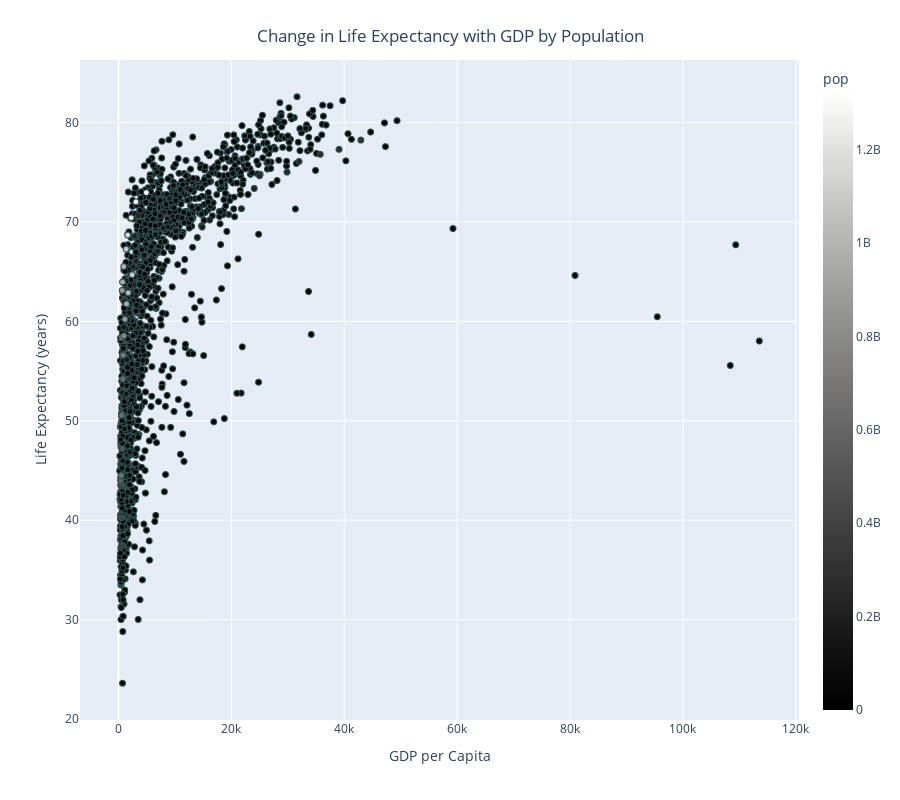

Notebook code for this chart:
### Code cell
fig_year_gdp_pop_brightness = px.scatter(csv_dataframe_sorted, 'gdpPercap', 'lifeExp', labels={'gdpPercap': 'GDP per Capita', 'lifeExp': 'Life Expectancy (years)'}, color='pop', color_continuous_scale='gray', height=800)
fig_year_gdp_pop_brightness.update_layout(
    title={
        'text': 'Change in Life Expectancy with GDP by Population', 
        'x': 0.5,
        'xanchor': 'center',
        'yanchor': 'top'
    }
)
fig_year_gdp_pop_brightness.update_traces(marker=dict(line=dict(width=1, color='DarkSlateGrey')))
fig_year_gdp_pop_brightness.show()

### Figure 1 — Plotly figure (JSON) as saved in the notebook; plotly's stock layout.template omitted (floating-point values rounded to 4 significant figures; data arrays with more than 128 entries replaced by an {"elided": "..."} marker saying what was removed)
{"data": [{"hovertemplate": "GDP per Capita=%{x}<br>Life Expectancy (years)=%{y}<br>pop=%{marker.color}<extra></extra>", "legendgroup": "", "marker": {"color": {"elided": "1704 int values"}, "coloraxis": "coloraxis", "line": {"color": "DarkSlateGrey", "width": 1}, "symbol": "circle"}, "mode": "markers", "name": "", "showlegend": false, "type": "scattergl", "x": {"elided": "1704 float values"}, "xaxis": "x", "y": {"elided": "1704 float values"}, "yaxis": "y"}], "layout": {"coloraxis": {"colorbar": {"title": {"text": "pop"}}, "colorscale": [[0, "rgb(0, 0, 0)"], [0.09091, "rgb(16, 16, 16)"], [0.1818, "rgb(38, 38, 38)"], [0.2727, "rgb(59, 59, 59)"], [0.3636, "rgb(81, 80, 80)"], [0.4545, "rgb(102, 101, 101)"], [0.5455, "rgb(124, 123, 122)"], [0.6364, "rgb(146, 146, 145)"], [0.7273, "rgb(171, 171, 170)"], [0.8182, "rgb(197, 197, 195)"], [0.9091, "rgb(224, 224, 223)"], [1, "rgb(254, 254, 253)"]]}, "height": 800, "legend": {"tracegroupgap": 0}, "margin": {"t": 60}, "title": {"text": "Change in Life Expectancy with GDP by Population", "x": 0.5, "xanchor": "center", "yanchor": "top"}, "xaxis": {"anchor": "y", "domain": [0, 1], "title": {"text": "GDP per Capita"}}, "yaxis": {"anchor": "x", "domain": [0, 1], "title": {"text": "Life Expectancy (years)"}}}}
